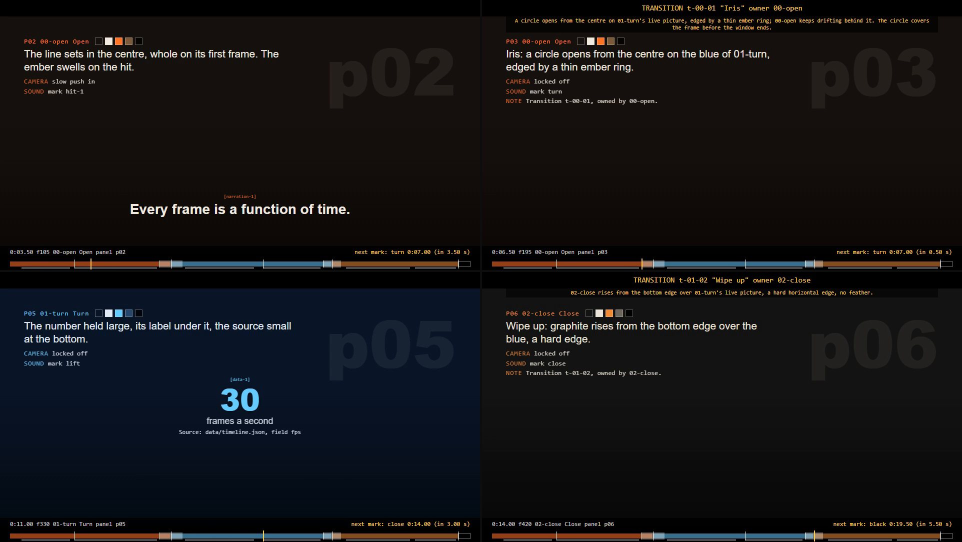
#> input picture media/skill-animatic.jpg, 1924 x 1084 px (shown at 1/2 size)
$ python sheet.py out.png ../media
#> lines starting #> are read from the running program, lines starting #| are printed output that depends on the picture
"""Labelled contact sheet: tile images in order, each labelled with its file name.

    python scripts/sheet.py <out.jpg> [--cols 6] [--w 480] [--title TEXT] <images...>

Images may be files, directories (every image inside, sorted by name) or glob
patterns such as "out/check/film/*.jpg" (expanded here, because PowerShell and
cmd do not expand them). Each tile keeps its image's aspect ratio inside a cell
as tall as the first image at the tile width. The label is the file stem, so the
f<frame>_t<seconds> names written by shots.mjs and film-frames.py read as the
frame and time.

Other tools import make_sheet() from this file (film-frames.py, diff-frames.py).

Exit codes: 0 written, 2 bad arguments or no images.
"""
from __future__ import annotations

import argparse
import glob
import sys
from pathlib import Path

from PIL import Image, ImageDraw, ImageFont

IMAGE_EXT = {".jpg", ".jpeg", ".png", ".webp", ".bmp", ".gif", ".tif", ".tiff"}
BG = (18, 18, 18)
INK = (235, 235, 235)
LABEL_H = 22

# Monospace fonts to try on Windows, macOS and Linux; Pillow's own font is the fallback.
FONT_CANDIDATES = [
    "consola.ttf", "cour.ttf", "Menlo.ttc", "Monaco.ttf",
    "DejaVuSansMono.ttf", "LiberationMono-Regular.ttf",
    "/System/Library/Fonts/Menlo.ttc",
    "/usr/share/fonts/truetype/dejavu/DejaVuSansMono.ttf",
]


def font(size: int = 15) -> ImageFont.ImageFont:
    for name in FONT_CANDIDATES:
        try:
            return ImageFont.truetype(name, size)
        except OSError:
            continue
    try:
        return ImageFont.load_default(size=size)
    except TypeError:  # Pillow older than 10.1
        return ImageFont.load_default()


def expand(items: list[str]) -> list[Path]:
    """Files, directories and glob patterns -> image paths, in the order given."""
    out: list[Path] = []
    for it in items:
        p = Path(it)
        if any(c in it for c in "*?["):
            out += [Path(g) for g in sorted(glob.glob(it)) if Path(g).suffix.lower() in IMAGE_EXT]
        elif p.is_dir():
            out += sorted(q for q in p.iterdir() if q.suffix.lower() in IMAGE_EXT)
        else:
            out.append(p)
    return out


def fit(im: Image.Image, w: int, h: int) -> Image.Image:
    """Scale to fit inside w x h, keeping the aspect ratio, centred on the background."""
    im = im.convert("RGB")
    k = min(w / im.width, h / im.height)
    nw, nh = max(1, round(im.width * k)), max(1, round(im.height * k))
    im = im.resize((nw, nh), Image.LANCZOS)
    if (nw, nh) == (w, h):
        return im
    cell = Image.new("RGB", (w, h), BG)
    cell.paste(im, ((w - nw) // 2, (h - nh) // 2))
    return cell


def make_sheet(out: Path | str, files: list[Path | str], cols: int = 6, width: int = 480,
               title: str | None = None, labels: list[str] | None = None, quality: int = 88) -> Path:
    """Write one contact sheet and return its path. labels default to the file stems."""
    files = [Path(f) for f in files]
    if not files:
        raise ValueError("no images")
    out = Path(out)
    cols = max(1, min(cols, len(files)))
    with Image.open(files[0]) as first:
        height = max(1, round(width * first.height / first.width))
    rows = (len(files) + cols - 1) // cols
    top = LABEL_H + 6 if title else 0
    sheet = Image.new("RGB", (cols * width, top + rows * (height + LABEL_H)), BG)
    draw = ImageDraw.Draw(sheet)
    fnt = font(15)
    if title:
        draw.text((8, 4), title, fill=INK, font=font(17))
    for i, f in enumerate(files):
        x, y = (i % cols) * width, top + (i // cols) * (height + LABEL_H)
        with Image.open(f) as im:
            sheet.paste(fit(im, width, height), (x, y + LABEL_H))
        label = labels[i] if labels and i < len(labels) else f.stem
        draw.text((x + 6, y + 3), label, fill=INK, font=fnt)
    out.parent.mkdir(parents=True, exist_ok=True)
    sheet.save(out, quality=quality)
    return out


def main() -> int:
    ap = argparse.ArgumentParser(
        prog="sheet.py",
        description="Tile images into a labelled contact sheet (labels are the file stems).",
        epilog="Example: python scripts/sheet.py out/check/s1.jpg --cols 6 --w 480 \"out/check/01-x/*.jpg\"",
    )
    ap.add_argument("out", help="the sheet to write (.jpg)")
    ap.add_argument("images", nargs="+", help="image files, directories or glob patterns, in order")
    ap.add_argument("--cols", type=int, default=6, help="tiles per row (default 6)")
    ap.add_argument("--w", type=int, default=480, help="tile width in px (default 480)")
    ap.add_argument("--title", default=None, help="a line of text above the tiles")
    a = ap.parse_args()
    files = expand(a.images)
    missing = [f for f in files if not f.exists()]
    if missing:
        print(f"sheet: not found: {', '.join(str(m) for m in missing[:5])}")
        return 2
    if not files:
        print("sheet: no images")
        return 2
    out = make_sheet(a.out, files, a.cols, a.w, a.title)
    print(f"sheet: {len(files)} images -> {out.as_posix()}")
    return 0


if __name__ == "__main__":
    for s in (sys.stdout, sys.stderr):
        s.reconfigure(encoding="ascii", errors="backslashreplace")
    sys.exit(main())
#> in make_sheet, first is the input picture: PIL image 1924x1084 RGB; mean R, G, B 20, 19.1, 20.7
#> in make_sheet, `sheet = Image.new("RGB", (cols * width, top + rows * (height + LABEL_H..`: sheet: PIL image 960x292 RGB; every value is 18
#> in fit, `im = im.resize((nw, nh), Image.LANCZOS)`:
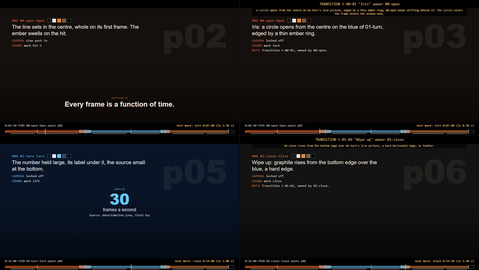
#> im: PIL image 479x270 RGB; mean R, G, B 20.1, 19.3, 20.8
#> in fit, `cell = Image.new("RGB", (w, h), BG)`: cell: PIL image 480x270 RGB; every value is 18
#> in make_sheet, `sheet.paste(fit(im, width, height), (x, y + LABEL_H))`:
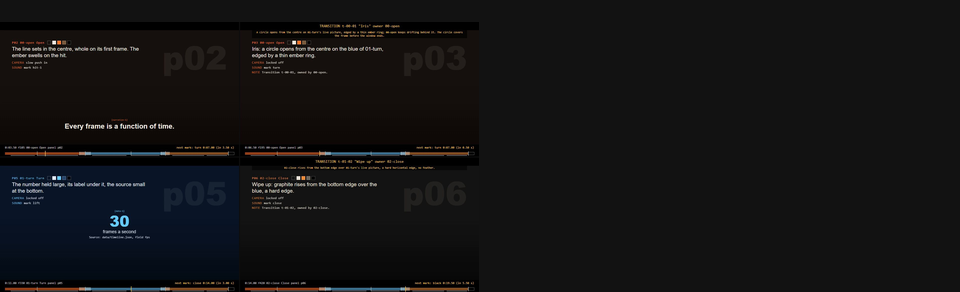
#> sheet: PIL image 960x292 RGB; mean R, G, B 19, 18.6, 19.3
#> pass 2 of the loop in make_sheet, `for i, f in enumerate(files):`:
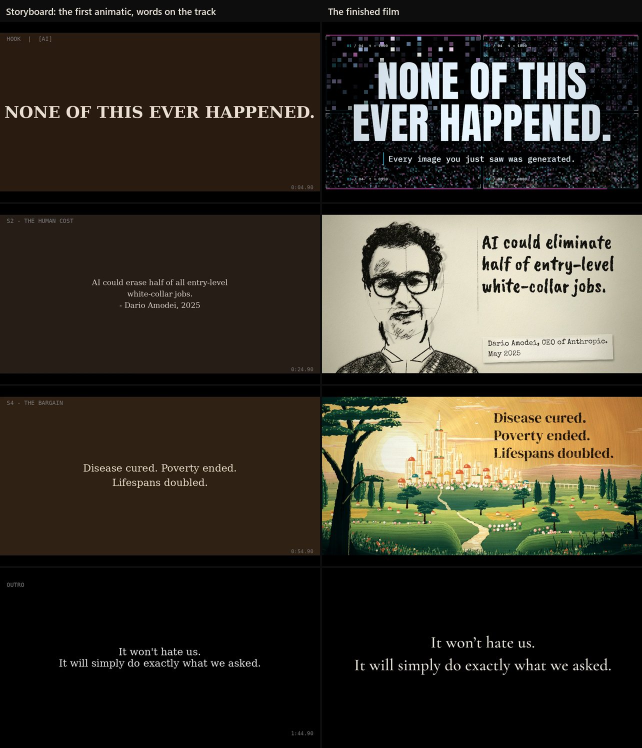
#> input picture media/wbam-board-to-film.jpg, 1284 x 1496 px (shown at 1/2 size)
#> in make_sheet, im is the input picture: PIL image 1284x1496 RGB; mean R, G, B 56.8, 52.2, 41.8
#> im: PIL image 232x270 RGB
#> in fit (call 2), `cell.paste(im, ((w - nw) // 2, (h - nh) // 2))`:
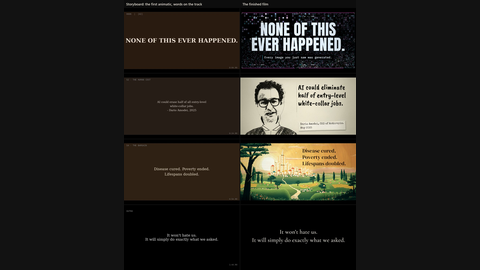
#> cell: PIL image 480x270 RGB; mean R, G, B 36.9, 34.6, 29.6
#> in make_sheet, `sheet.paste(fit(im, width, height), (x, y + LABEL_H))`:
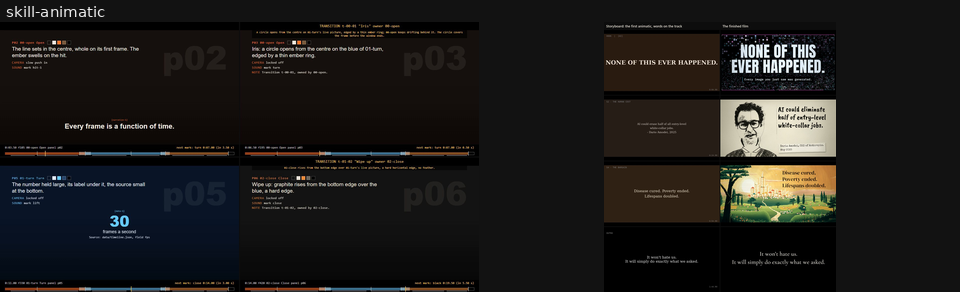
#> sheet: PIL image 960x292 RGB; mean R, G, B 27.9, 26.5, 24.8
#> in make_sheet, `sheet.save(out, quality=quality)`:
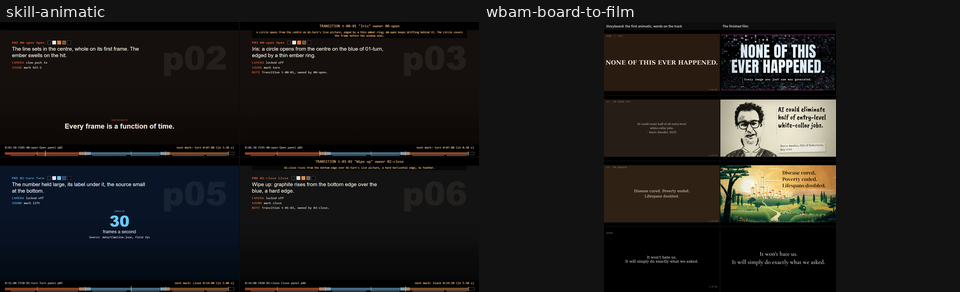
#> saved as out.png: PIL image 960x292 RGB; mean R, G, B 28.2, 26.8, 25.2
#> (the program exits here)
